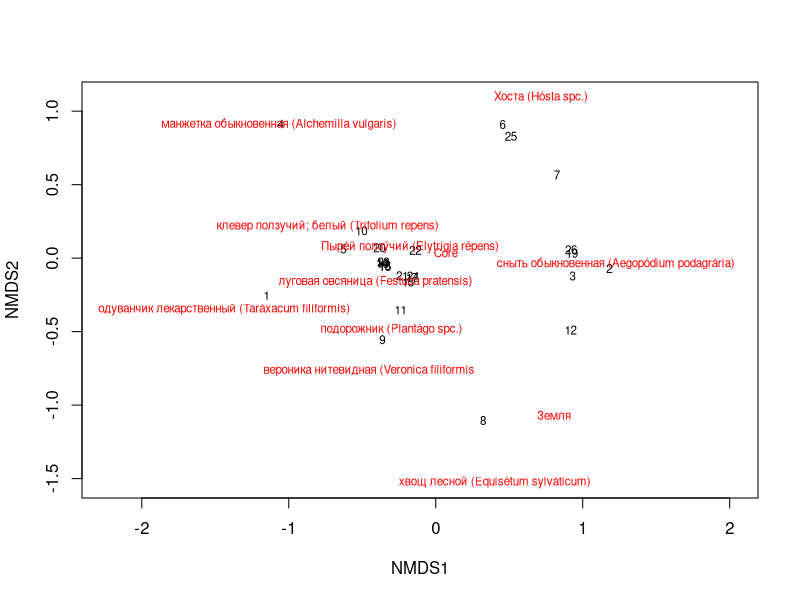
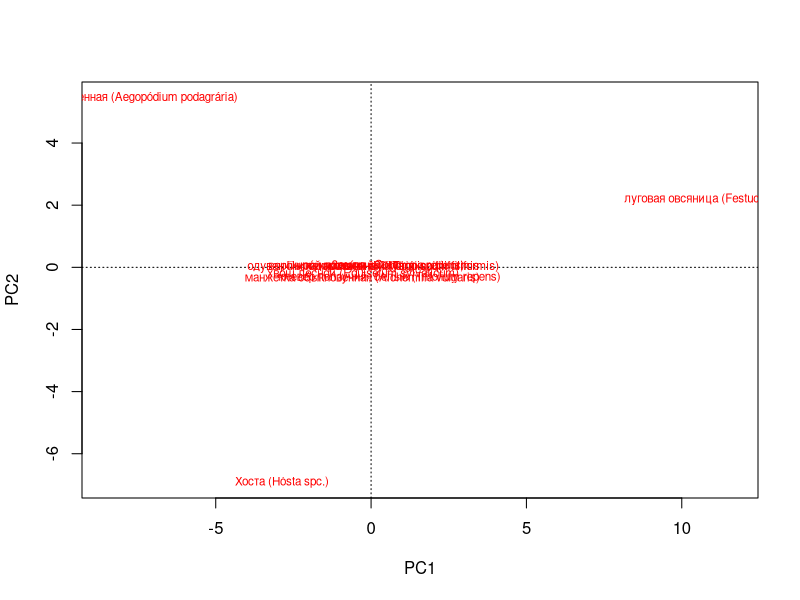
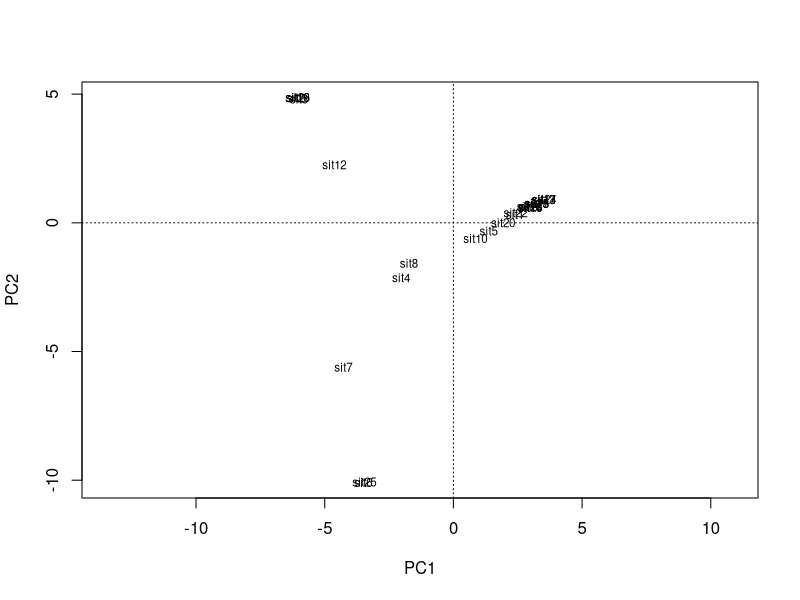
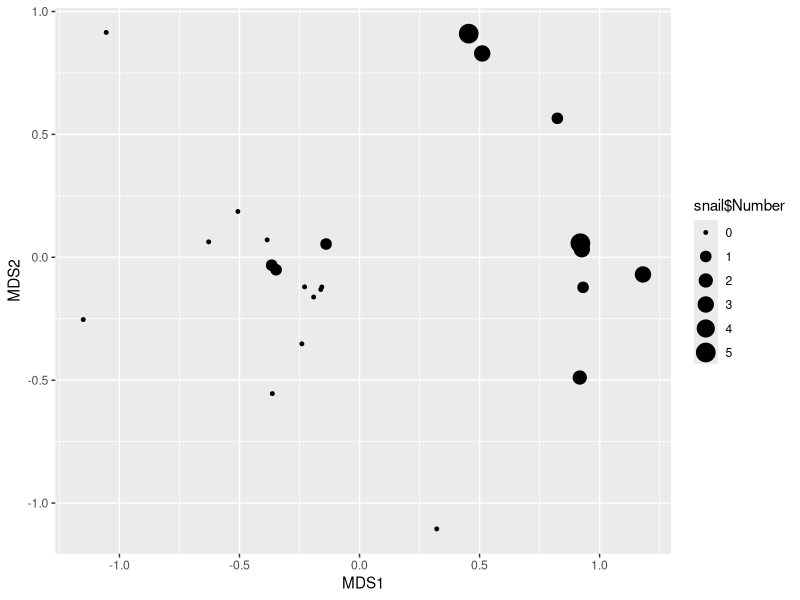

These figures' R source, in order:
library(dplyr)
library(reshape2)
library(vegan)
library(ggplot2)
library(readxl)



veg <- read_excel("Data/Tim_data.xlsx", sheet = "Фитоценоз 2021")

snail <- read_excel("Data/Tim_data.xlsx", sheet = "Улитки 2021")


df <-
  dcast(Core ~ Species, data = veg, value.var = "Cover")


df[is.na(df)] <- 0


pca_df <- rda(df)

mds_df <- metaMDS(df)

plot(mds_df, type = "t")
summary(pca_df)



plot(pca_df, display = "species")

plot(pca_df, display = "sites")



MDS <- as.data.frame(mds_df$points)

ggplot(MDS, aes(MDS1, MDS2) ) + geom_point(aes(size = snail$Number))



